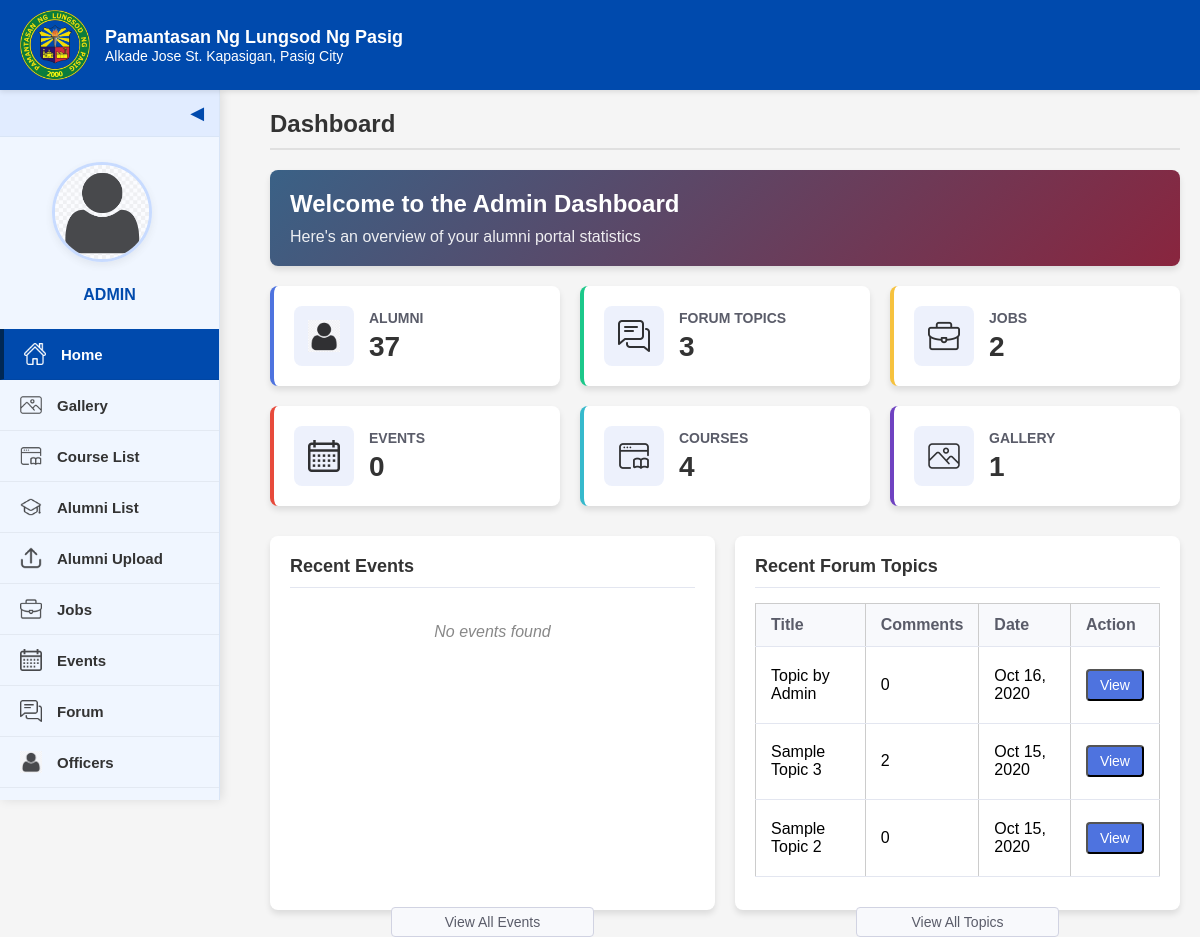
The app's page /admin-home.PHP, older data.
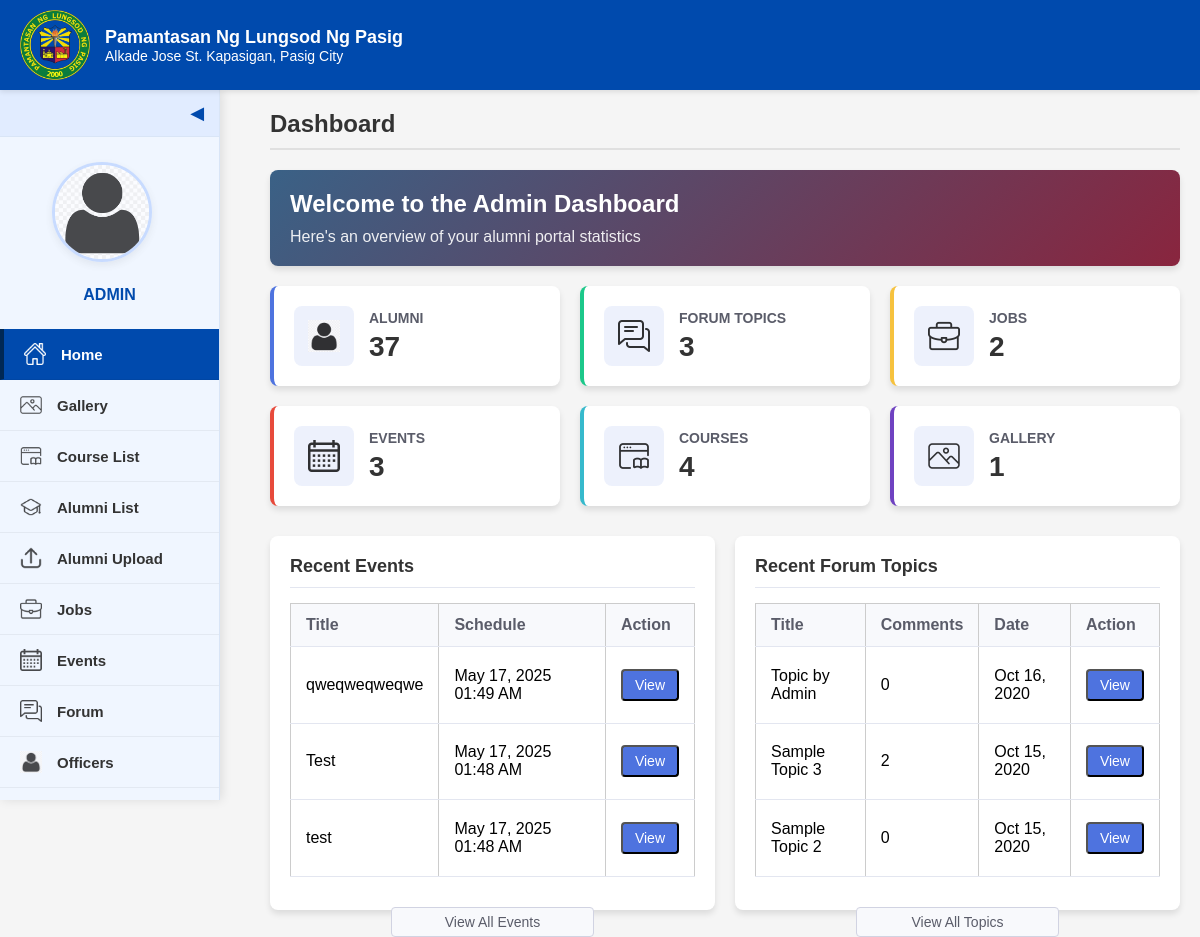
The same page, newer data.
### tables this page shows
CREATE TABLE `forum_topics` (
  `id` int(30) NOT NULL,
  `title` varchar(250) NOT NULL,
  `description` text NOT NULL,
  `user_id` varchar(9) NOT NULL,
  `date_created` datetime NOT NULL DEFAULT current_timestamp()
);

CREATE TABLE `events` (
  `id` int(30) NOT NULL,
  `title` varchar(250) NOT NULL,
  `content` text NOT NULL,
  `schedule` datetime NOT NULL,
  `banner` text NOT NULL,
  `date_created` datetime NOT NULL DEFAULT current_timestamp(),
  `gform_link` varchar(200) NOT NULL
);

### admin-home.PHP (the view, shortened to what the changed rows need)
<?php
include 'admin/db_connect.php';
$events_query = "SELECT COUNT(*) as total_events FROM events";
$events_result = $conn->query($events_query);
$events_row = $events_result->fetch_assoc();
$events_count = $events_row['total_events'];
$recent_events_query = "SELECT * FROM events ORDER BY schedule DESC LIMIT 5";
$recent_events_result = $conn->query($recent_events_query);
$recent_topics_query = "SELECT ft.*, COUNT(fc.id) as comment_count FROM forum_topics ft
                        LEFT JOIN forum_comments fc ON ft.id = fc.topic_id
                        GROUP BY ft.id
                        ORDER BY ft.date_created DESC LIMIT 5";
$recent_topics_result = $conn->query($recent_topics_query);
?>
<!DOCTYPE html>
<html>
<head>
    <link rel="stylesheet" href="style.css">
    <link rel="stylesheet" href="css/admin-dashboard.css">
</head>
<body class="dashboard-body">
    <div class="dashboard-container">
        <div class="main-dashboard-content">
            <div class="dashboard-welcome">
                <h2>Welcome to the Admin Dashboard</h2>
            </div>
            <div class="stats-container" style="grid-template-columns: repeat(3, 1fr);">
                <div class="stat-card events">
                    <div class="stat-info">
                        <h3>Events</h3>
                        <p class="stat-count"><?php echo $events_count; ?></p>
                    </div>
                </div>
            </div>
            <div class="dashboard-sections">
                <div class="dashboard-section">
                    <div class="dashboard-content">
                        <?php if($recent_events_result->num_rows > 0): ?>
                            <table class="dashboard-table">
                                <thead>
                                    <tr>
                                        <th>Title</th>
                                        <th>Schedule</th>
                                        <th>Action</th>
                                    </tr>
                                </thead>
                                <tbody>
                                    <?php while($event = $recent_events_result->fetch_assoc()): ?>
                                    <tr>
                                        <td><?php echo htmlspecialchars($event['title']); ?></td>
                                        <td><?php echo date('M d, Y h:i A', strtotime($event['schedule'])); ?></td>
                                        <td><button class="dashboard-btn view-event-btn" data-id="<?php echo $event['id']; ?>">View</button></td>
                                    </tr>
                                    <?php endwhile; ?>
                                </tbody>
                            </table>
                        <?php else: ?>
                            <p class="no-data">No events found</p>
                        <?php endif; ?>
                        <div class="view-all">
                            <a href="admin-event.php">View All Events</a>
                        </div>
                    </div>
                </div>
                <div class="dashboard-section">
                    <div class="dashboard-content">
                        <?php if($recent_topics_result->num_rows > 0): ?>
                            <table class="dashboard-table">
                                <thead>
                                    <tr>
                                        <th>Title</th>
                                        <th>Comments</th>
                                        <th>Date</th>
                                        <th>Action</th>
                                    </tr>
                                </thead>
                                <tbody>
                                    <?php while($topic = $recent_topics_result->fetch_assoc()): ?>
                                    <tr>
                                        <td><?php echo htmlspecialchars($topic['title']); ?></td>
                                        <td><?php echo $topic['comment_count']; ?></td>
                                        <td><?php echo date('M d, Y', strtotime($topic['date_created'])); ?></td>
                                        <td><button class="dashboard-btn view-forum-btn" data-id="<?php echo $topic['id']; ?>">View</button></td>
                                    </tr>
                                    <?php endwhile; ?>
                                </tbody>
                            </table>
                        <?php else: ?>
                            <p class="no-data">No forum topics found</p>
                        <?php endif; ?>
                    </div>
                </div>
            </div>
        </div>
    </div>
</body>
</html>

Row changes from the older to the newer data that the page shows:
added events: title "qweqweqweqwe", schedule "May 17, 2025 01:49 AM"
added events: title "Test", schedule "May 17, 2025 01:48 AM"
added events: title "test", schedule "May 17, 2025 01:48 AM"
Text that changed along with them:
$events_count: "0" → "3"
text no longer shown: "No events found"
text now shown: "Title Schedule Action"
